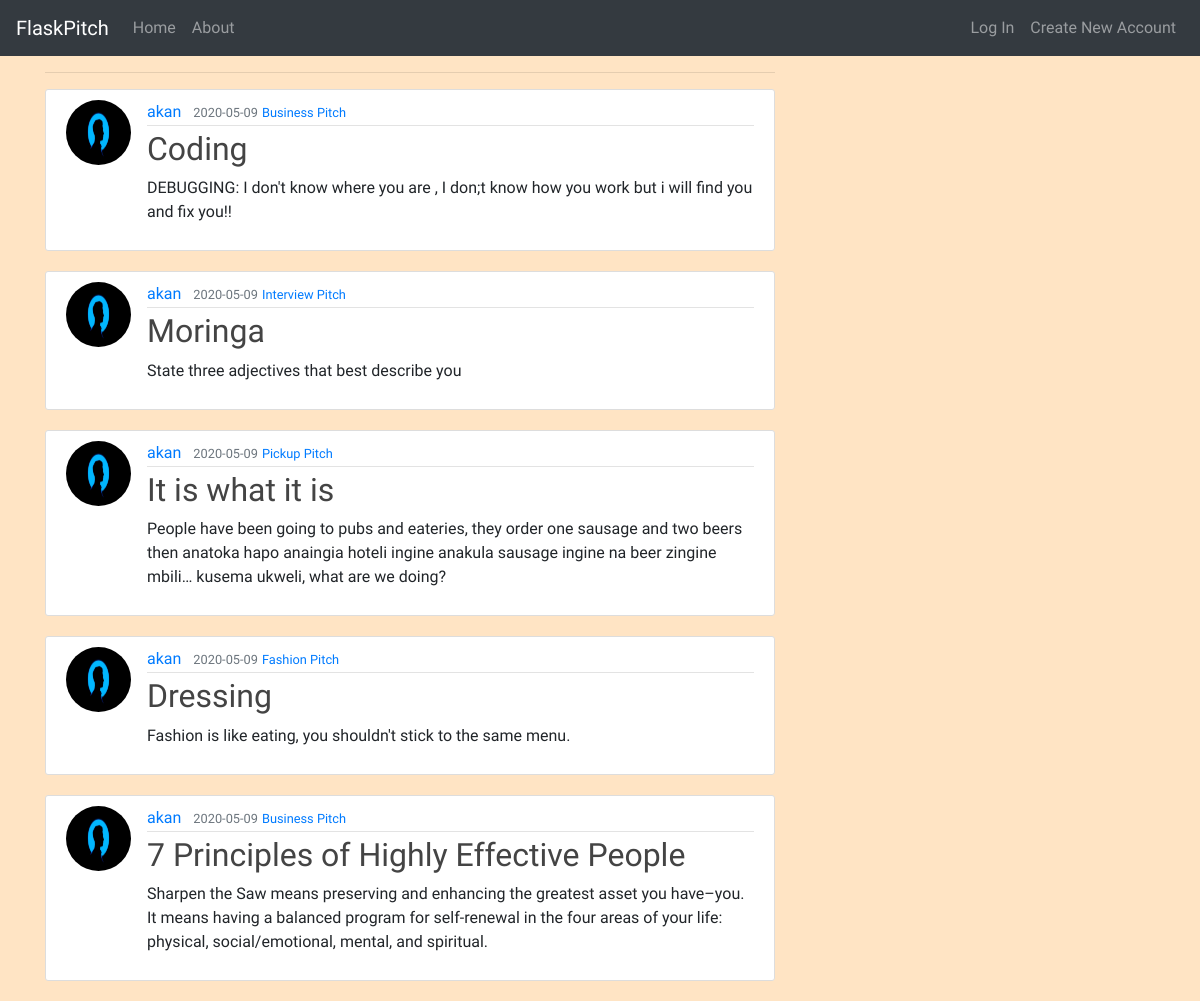
Page /home on the earlier database version.
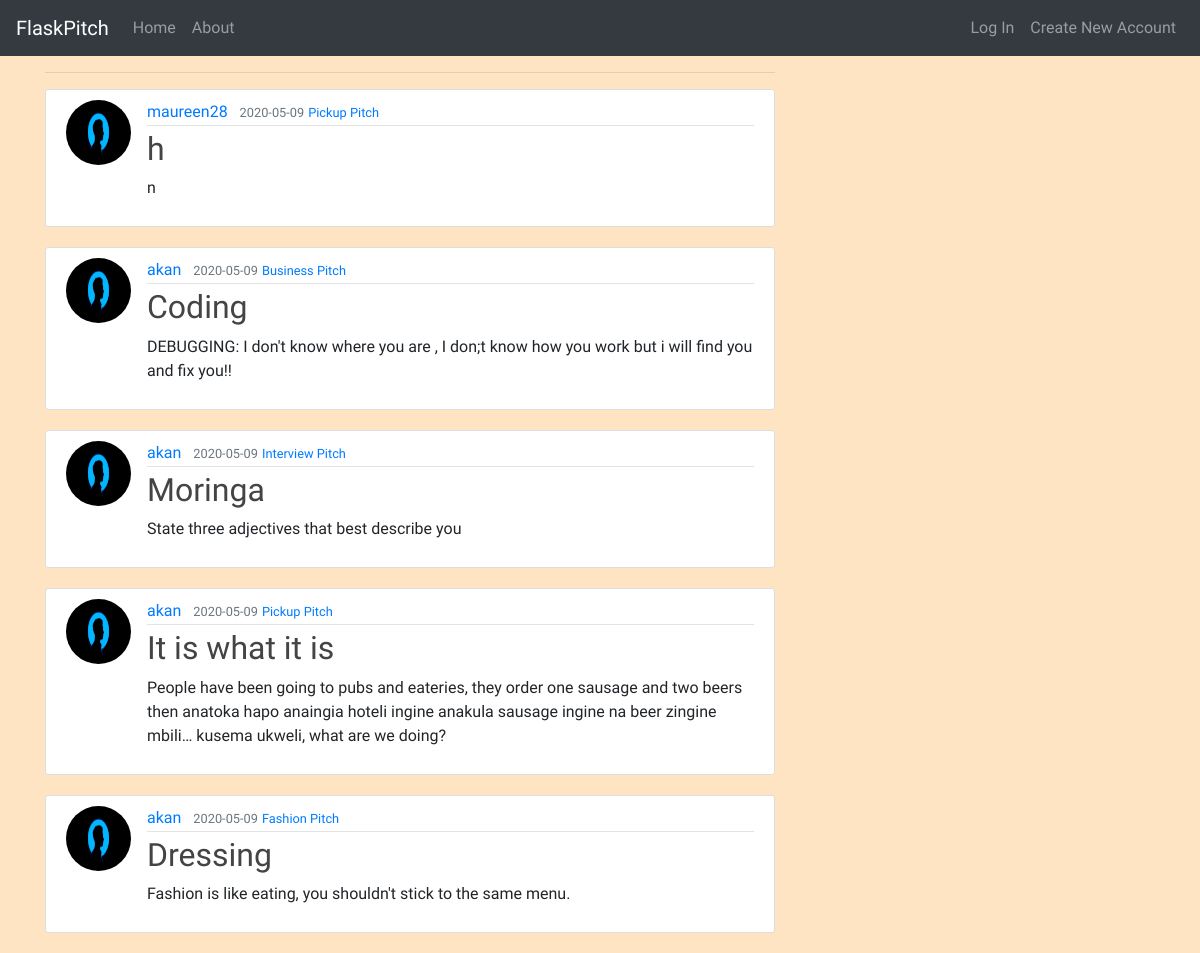
Same page on the later database version.
### app/models.py (models this page shows, shortened)
class Post(db.Model):
    id = db.Column(db.Integer, primary_key = True)
    title = db.Column(db.String(100), nullable = False)
    date_posted = db.Column(db.DateTime, nullable = False, default = datetime.utcnow)
    content = db.Column(db.Text, nullable =False)
    user_id = db.Column(db.Integer, db.ForeignKey('user.id'), nullable = False)
    category = db.Column(db.Text, nullable=False)
    comments = db.relationship('Comment', backref='post', lazy=True)

class User(db.Model, UserMixin):
    id = db.Column(db.Integer, primary_key = True)
    username = db.Column(db.String(20), unique= True, nullable = False )
    email = db.Column(db.String(120), unique= True, nullable = False )
    image_file = db.Column(db.String(20), nullable = False, default = 'default.jpeg' )
    password = db.Column(db.String(60), nullable = False )
    posts = db.relationship('Post', backref = 'author', lazy = True)

### app/main/views.py (the view)
@main.route("/")
@main.route("/home")
def home():
    page = request.args.get('page', 1, type=int)
    posts = Post.query.order_by(Post.date_posted.desc()).paginate(page=page, per_page=5)
    return render_template('home.html', posts=posts)

### app/templates/home.html
{% extends 'index.html' %}
{% block content %}
<hr>
{% for post in posts.items %}
<article class="media content-section">
    <img class="rounded-circle article-img"
        src="{{ url_for('static', filename='css/images/'  + post.author.image_file) }}">
    <div class="media-body">
        <div class="article-metadata">
            <a class="mr-2"
                href="{{ url_for('users.user_posts', username=post.author.username) }}">{{ post.author.username }}</a>
            <small class="text-muted">{{ post.date_posted.strftime('%Y-%m-%d') }}</small>
            <small><a class="mr-2" href="{{ url_for('posts.category_post', category=post.category) }}">{{ post.category }}</a></small>
        </div>
        <h2><a class="article-title" href="{{ url_for('posts.post', post_id=post.id) }}">{{ post.title }}</a></h2>
        <p class="article-content">{{ post.content }}</p>
    </div>
</article>
{% endfor %}
{% endblock %}

### app/templates/index.html (shortened to what this page needs)
<!DOCTYPE html>
<html lang="en">
<head>
    {% block styles%}
    <link rel="stylesheet" href="https://stackpath.bootstrapcdn.com/bootstrap/4.3.1/css/bootstrap.min.css"
>
    <link rel="stylesheet" type="text/css" href="{{ url_for('static', filename='css/styles.css') }}">
    {% endblock %}
</head>
<body>
    <nav class="navbar navbar-expand-lg navbar-dark bg-dark">
        <a class="navbar-brand" href="#">FlaskPitch</a>
        <div class="collapse navbar-collapse" id="navbarToggle">
            <div class="navbar-nav mr-auto">
              <a class="nav-item nav-link" href="{{ url_for('main.home') }}">Home</a>
              <a class="nav-item nav-link" href="{{ url_for('main.about') }}">About</a>
            </div>
            <div class="navbar-nav">
              {% if current_user.is_authenticated %}
                <a class="nav-item nav-link" href="{{ url_for('posts.new_post') }}">New Pitch</a>
                <a class="nav-item nav-link" href="{{ url_for('users.account') }}">My Profile</a>
                <a class="nav-item nav-link" href="{{ url_for('users.logout') }}">Log Out</a>
              {% else %}
                <a class="nav-item nav-link" href="{{ url_for('users.login') }}">Log In</a>
                <a class="nav-item nav-link" href="{{ url_for('users.register') }}">Create New Account</a>
              {% endif %}
            </div>
          </div>
    </nav>
    <main role="main" class="container">
        <div class="row">
            <div class="col-md-8">
                {% block content %} {% endblock %}
            </div>
        </div>
    </main>
</body>
</html>

### app/static/css/styles.css (style rules this page uses)
body { background-color: bisque; font-family: 'Source Sans Pro', sans-serif; }
.content-section { background: #ffffff; padding: 10px 20px; border: 1px solid #dddddd; border-radius: 3px; margin-bottom: 20px; }
.article-title { color: #444444; }
.article-content { white-space: pre-line; }
.article-img { height: 65px; width: 65px; margin-right: 16px; }
.article-metadata { padding-bottom: 1px; margin-bottom: 4px; border-bottom: 1px solid #e3e3e3 }

Differences in the rows shown:
no longer on this page (row unchanged): Post: image_file (placeholder picture), author.username "akan", date_posted "2020-05-09", category "Business Pitch", title "7 Principles of Highly Effective People", content "Sharpen the Saw means preserving and enhancing the greatest asset you have–you. It means having a balanced program for self-renewal in the four areas of your life: physical, social/emotional, mental, and spiritual."
added Post: image_file (placeholder picture), author.username "maureen28", date_posted "2020-05-09", category "Pickup Pitch", title "h", content "n"
